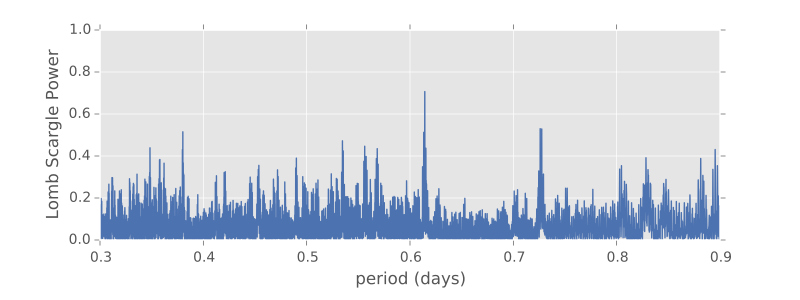

Here is the Python script that generated this plot:
import numpy as np
import matplotlib.pyplot as plt
import matplotlib as mpl

mpl.style.use('ggplot')
mpl.rc('axes', color_cycle=["#4C72B0", "#55A868", "#C44E52",
                            "#8172B2", "#CCB974"])

# Fetch the RRLyrae data
from gatspy import datasets, periodic
rrlyrae = datasets.fetch_rrlyrae()

# Select r-band data from the first lightcurve
lcid = rrlyrae.ids[0]
t, mag, dmag, filts = rrlyrae.get_lightcurve(lcid)
mask = (filts == 'r')
t_r, mag_r, dmag_r = t[mask], mag[mask], dmag[mask]

# Fit the Lomb-Scargle model
model = periodic.LombScargleFast()
model.fit(t_r, mag_r, dmag_r)

# Compute the scores on a grid of periods
periods = np.linspace(0.3, 0.9, 10000)

import warnings
with warnings.catch_warnings():
    warnings.simplefilter("ignore")
    scores = model.score(periods)

# Plot the results
fig, ax = plt.subplots(figsize=(8, 3))
fig.subplots_adjust(bottom=0.2)
ax.plot(periods, scores)
ax.set(xlabel='period (days)', ylabel='Lomb Scargle Power',
       xlim=(0.3, 0.9), ylim=(0, 1))
